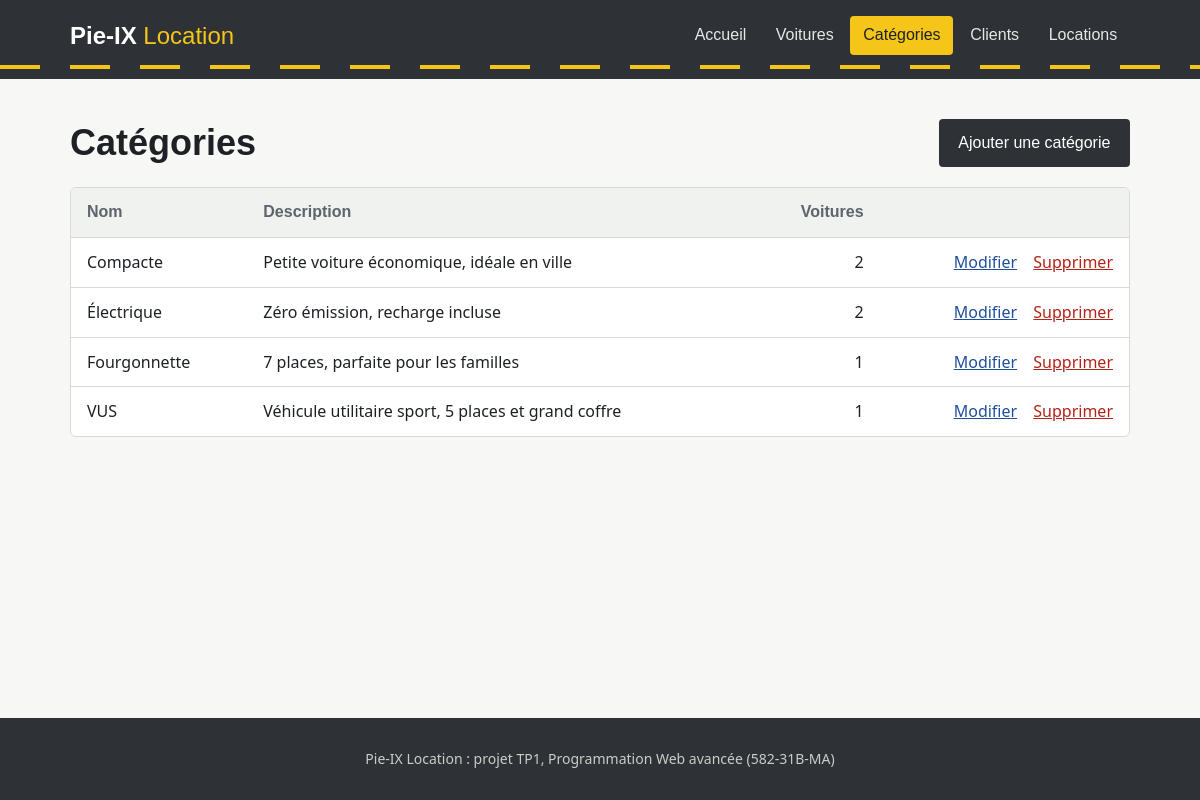
The page /categorie-index.php on the database its author committed.
### tables this page shows
CREATE TABLE categorie (
    id          INT AUTO_INCREMENT PRIMARY KEY,
    nom         VARCHAR(50)  NOT NULL UNIQUE,
    description VARCHAR(255)
);

### Classe/Categorie.php (called while the page is built, shortened)
<?php
class Categorie extends CRUD {
    public function selectAvecNombre():array{
        $sql = "SELECT c.*, COUNT(v.id) AS nb_voitures
                FROM categorie c
                LEFT JOIN voiture v ON v.categorie_id = c.id
                GROUP BY c.id
                ORDER BY c.nom";
        return $this->query($sql)->fetchAll();
    }
}

### inc/fonctions.php (called while the page is built, shortened)
<?php
function e($valeur):string{
    return htmlspecialchars((string) $valeur, ENT_QUOTES, 'UTF-8');
}

### categorie-index.php (the view, shortened to what this page needs)
<?php
require_once('Classe/Categorie.php');
require_once('inc/fonctions.php');
$categorie = new Categorie;
$categories = $categorie->selectAvecNombre();
require_once('inc/header.php');
?>
<div class="entete-page">
    <h1>Catégories</h1>
    <a class="btn" href="categorie-create.php">Ajouter une catégorie</a>
</div>
<div class="tableau">
<table>
    <thead><tr><th>Nom</th><th>Description</th><th class="num">Voitures</th><th></th></tr></thead>
    <tbody>
    <?php foreach($categories as $c){ ?>
        <tr>
            <td><?= e($c['nom']) ?></td>
            <td><?= e($c['description']) ?></td>
            <td class="num"><?= $c['nb_voitures'] ?></td>
            <td class="actions-ligne">
                <a href="categorie-edit.php?id=<?= $c['id'] ?>">Modifier</a>
                <form action="categorie-delete.php" method="post" onsubmit="return confirm('Supprimer cette catégorie ?')">
                    <button class="lien-danger">Supprimer</button>
                </form>
            </td>
        </tr>
    <?php } ?>
    </tbody>
</table>
</div>
<?php require_once('inc/footer.php'); ?>

### css/style.css (style rules this page uses)
:root { --asphalte: #2e3236; --ligne: #f5c518; --papier: #f7f8f6; --encre: #1d2125; --gris: #5c646c; --bordure: #d7dbd8; --plaque: #1f4e9c; --danger: #b42318; --succes: #1e7b4a; --signal: Bahnschrift, "DIN Alternate", "Arial Narrow", sans-serif; --texte: system-ui, -apple-system, "Segoe UI", Roboto, sans-serif; }
* { box-sizing: border-box; }
body { margin: 0; background: var(--papier); color: var(--encre); font: 1rem/1.55 var(--texte); min-height: 100vh; display: flex; flex-direction: column; }
h1, h2, .logo, nav a, .btn, th { font-family: var(--signal); }
h1 { font-size: 2.25rem; line-height: 1.15; margin: 0 0 1.25rem; font-weight: 700; }
a { color: var(--plaque); }
.entete-page { display: flex; flex-wrap: wrap; justify-content: space-between; align-items: center; gap: 1rem; margin-bottom: 1.25rem; }
.entete-page h1 { margin: 0; }
.btn { display: inline-block; background: var(--asphalte); color: #fff; border: 2px solid var(--asphalte); padding: .6rem 1.1rem; border-radius: 4px; font-size: 1rem; text-decoration: none; cursor: pointer; }
.tableau { overflow-x: auto; background: #fff; border: 1px solid var(--bordure); border-radius: 6px; }
table { width: 100%; border-collapse: collapse; }
th, td { padding: .75rem 1rem; text-align: left; border-bottom: 1px solid var(--bordure); vertical-align: middle; }
th { font-weight: 600; color: var(--gris); background: #f0f2f0; }
tbody tr:last-child td { border-bottom: 0; }
.num { text-align: right; font-variant-numeric: tabular-nums; }
.actions-ligne { white-space: nowrap; text-align: right; }
.actions-ligne form { display: inline; margin-left: .75rem; }
.lien-danger { background: none; border: 0; padding: 0; color: var(--danger); font: inherit; text-decoration: underline; cursor: pointer; }

### rows shown on the page
categorie: nom "Compacte", description "Petite voiture économique, idéale en ville", nb_voitures "2"
categorie: nom "Électrique", description "Zéro émission, recharge incluse", nb_voitures "2"
categorie: nom "Fourgonnette", description "7 places, parfaite pour les familles", nb_voitures "1"
categorie: nom "VUS", description "Véhicule utilitaire sport, 5 places et grand coffre", nb_voitures "1"

### other values the page prints
$lien[1] "Accueil"
$lien[1] "Voitures"
$lien[1] "Catégories"
$lien[1] "Clients"
$lien[1] "Locations"
